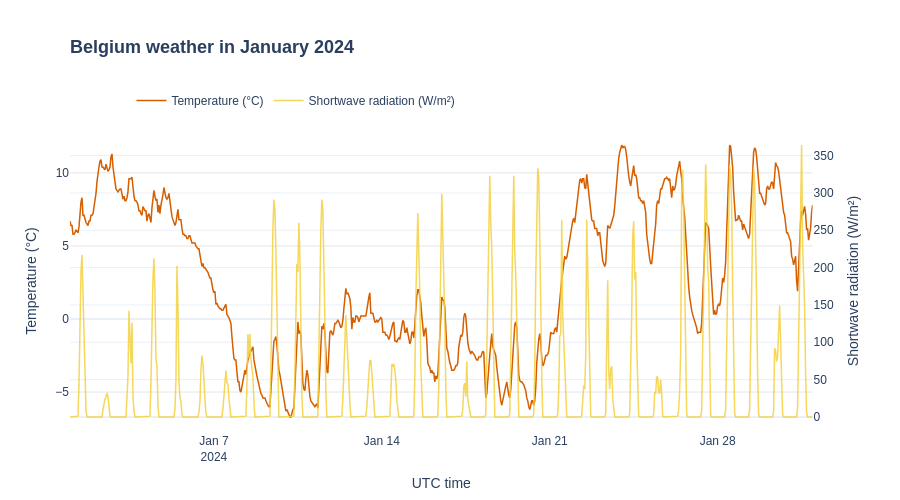

Notebook code for this chart:
### Code cell
from plotly.subplots import make_subplots
import plotly.graph_objects as go

be_wx_2024_01 = read_parquet(DATA_ROOT / "raw/weather/BE/2024-01.parquet")

fig = make_subplots(specs=[[{"secondary_y": True}]])

fig.add_trace(
    go.Scatter(
        x=be_wx_2024_01.index,
        y=be_wx_2024_01["temperature_2m"],
        name="Temperature (°C)",
        line=dict(color="#D55E00", width=1.5),
    ),
    secondary_y=False,
)
fig.add_trace(
    go.Scatter(
        x=be_wx_2024_01.index,
        y=be_wx_2024_01["shortwave_radiation"],
        name="Shortwave radiation (W/m²)",
        line=dict(color="#F4D03F", width=1.5),
        opacity=0.85,
    ),
    secondary_y=True,
)

fig.update_xaxes(title_text="UTC time")
fig.update_yaxes(title_text="Temperature (°C)", secondary_y=False)
fig.update_yaxes(title_text="Shortwave radiation (W/m²)", secondary_y=True)
style_fig(fig, "Belgium weather in January 2024")
fig.show()

### Figure 1 — Plotly figure (JSON) as saved in the notebook; plotly's stock layout.template omitted (floating-point values rounded to 4 significant figures; data arrays with more than 128 entries replaced by an {"elided": "..."} marker saying what was removed)
{"data": [{"line": {"color": "#D55E00", "width": 1.5}, "name": "Temperature (°C)", "type": "scatter", "x": {"elided": "744 str values"}, "xaxis": "x", "y": {"elided": "744 float values"}, "yaxis": "y"}, {"line": {"color": "#F4D03F", "width": 1.5}, "name": "Shortwave radiation (W/m²)", "opacity": 0.85, "type": "scatter", "x": {"elided": "744 str values"}, "xaxis": "x", "y": {"elided": "744 float values"}, "yaxis": "y2"}], "layout": {"font": {"family": "Arial", "size": 12}, "height": 500, "legend": {"font": {"size": 12}, "orientation": "h", "x": 0.07778, "xanchor": "left", "y": 1.05, "yanchor": "bottom"}, "margin": {"b": 60, "l": 70, "r": 40, "t": 130}, "title": {"font": {"family": "Arial", "size": 18}, "text": "<b>Belgium weather in January 2024</b>", "x": 0.07778, "xanchor": "left", "y": 0.92, "yanchor": "top"}, "width": 900, "xaxis": {"anchor": "y", "domain": [0, 0.94], "showgrid": false, "tickfont": {"size": 12}, "title": {"font": {"size": 14}, "text": "UTC time"}}, "yaxis": {"anchor": "x", "domain": [0, 1], "gridcolor": "rgba(0,0,0,0.1)", "tickfont": {"size": 12}, "title": {"font": {"size": 14}, "text": "Temperature (°C)"}}, "yaxis2": {"anchor": "x", "overlaying": "y", "side": "right", "title": {"text": "Shortwave radiation (W/m²)"}}}}
